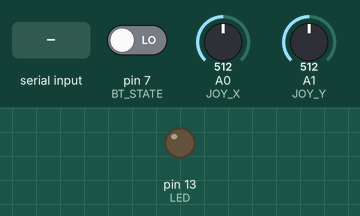
The sketch below on a simulated Arduino Uno, built with avr-gcc and run on an emulated ATmega328P. On the bench: output pins drawn as LEDs (lit = HIGH). The inputs (shaded band) are chosen by the test bench; at power-on: A0 (JOY_X) = 512, pin 7 (BT_STATE) LOW, A1 (JOY_Y) = 512. What the sketch prints to the serial monitor is not drawn.

Above: at 1.2 s.
1.3 s: A0 (JOY_X) set to 716
2.8 s: pin 7 (BT_STATE) driven HIGH
4.3 s: "91" received over Serial
6.8 s: "91" received over the second serial link
9.3 s: "sudo" received over Serial
11.8 s: "sudo" received over the second serial link
Timing chart, 0 to 14.8 s (numbered marks = the images above; inputs shaded):
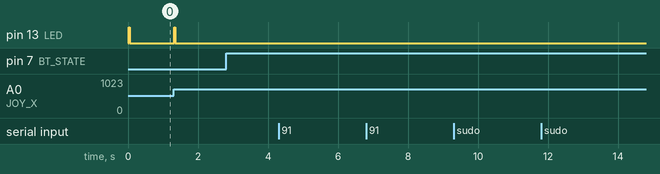

Measured:
- after the input at 1.3 s, pin 13 (LED): LOW → HIGH at once, → LOW 0.03 s later
- after the input at 2.8 s, every drawn part: stays the same
- after the input at 4.3 s, every drawn part: stays the same
- after the input at 6.8 s, every drawn part: stays the same
- after the input at 9.3 s, every drawn part: stays the same
- after the input at 11.8 s, every drawn part: stays the same

The sketch:

Arduino_Sender_v0.1.ino
```cpp
/* INDEX TABLE OF ARRAYS:
 * ----------------------------------------------------------------------------------------------------------------
 * First  | Corresponds | Second value  |
 * value: | to:         | range:        | Other notes:
 * -------|-------------|---------------|--------------------------------------------------------------------------
 *   1    | x-value     | -260 | 260    | Reduce input by 512. Use this in combination with x_steps variable
 *   2    | y-value     | -260 | 260    | Reduce input by 512. Use this for speed (possibly with increments)
 *   3    | TBD         |   |           | 1: forwards, 2: neutral, 3: backwards
 *   4    | TBD         |   |           |
 *   5    | TBD         |   |           |
 *   0    | Stop all    |    0          | Stop all. This will act as an emergency exit code that can be sent to
 *        |             |               | the vehical to stop all programs and shut it down remotely.
 */

/* PIN SETUP:
 * --------------------------------------------------------------------------------------------------------------------------
 *  Pin on    | Corresponds | Pin on  | Corresponds  | Pin on  | Corresponds | Pin on  | Corresponds | Pin on  | Corresponds
 *  Arduino   | to:         | Arduino | to:          | Arduino | to:         | Arduino | to:         | Arduino | to:
 * -----------|-------------|---------|--------------|---------|-------------|---------|-------------|---------|-------------
 *   +5V      | HC-05 VCC   |   A0    | Joystick X   |    2    | TBD         |    6    | TBD         |    10   | TBD
 *   GND      | HC-05 GND   |   A1    | Joystick Y   |    3    | TBD         |    7    | BT state    |    11   | TBD
 *   RX (0)   | HC-05 TXD   |   A2    | TBD          |    4    | TBD         |    8    | Stop btn    |    12   | TBD
 *   TX (1)   | HC-05 RXD   |   A3    | TBD          |    5    | Jystck btn  |    9    | TBD         |    13   | TBD
 */


#include <SoftwareSerial.h>
SoftwareSerial BTSerial(10, 11);


#define JOY_BTN 2
#define JOY_X A0
#define JOY_Y A1
#define BT_STATE 7
// #define STOP_BTN 8
#define LED 13

int joyX;
int joyY;
int prevX = 9;
int prevY = 0;
String received;
String to_transmit;
bool bt_connected;
int y_dir = 1;
int x;
bool sudo = false;
String prev_transmit;
long int joy_still_x;
long int joy_still_y;

void setup() {
  pinMode(JOY_BTN, INPUT);
  pinMode(BT_STATE, INPUT);
  pinMode(LED, OUTPUT);
  // pinMode(STOP_BTN, INPUT);
  Serial.begin(9600);
  BTSerial.begin(9600);
  Serial.println("Initiating...");
}

void loop() {
  if (!sudo) {
    joyX = analogRead(JOY_X);
    joyY = analogRead(JOY_Y);
    // reduce measurements so that the motor turns within the limits of the hardware
    // the multiplying by 100 is done so that I don't have to deal with float to int conversions
    joyX = joyX - 512;
    joyX = floor(joyX / 3.2);
    joyY = joyY - 512;
    joyY =  -1 * joyY;
  }

  if (abs(prevY - joyY) > 40 && !sudo) {
    // check if the y-value of the joystick has been changed significantly
    prevY = joyY;
    if (joyY > 250 && y_dir != 2) {
      y_dir = 2;
    } else if (joyY < -250 && y_dir != 0) {
      y_dir = 0;
    } else if (abs(joyY) <= 250 && y_dir != 1) {
      y_dir = 1;
    }
    joy_still_y = millis();
  }
  if (abs(prevX - joyX) > 40 && !sudo) {
    // check if the x-value of the joystick has been changed significantly
    prevX = joyX;
    x = joyX;
    joy_still_x = millis();
  }
  to_transmit = String(y_dir) + String(x);
  if (to_transmit != prev_transmit && (millis() - joy_still_x) >= 20 && (millis() - joy_still_y) >= 20) {
    // if x and/or y has changed significantly, send intructions to the car
    BTSerial.println(to_transmit);
    // Serial.println("^ " + to_transmit);
    joy_still_x = false;
    joy_still_y = false;
    prev_transmit = to_transmit;
    digitalWrite(LED, HIGH);
    delay(30);
    digitalWrite(LED, LOW);
    delay(20);
  } // send instructions for x and y in one string
  if (Serial.available()) {
    // if user sends input through the serial monitor...
    received = Serial.readString();
    received.trim(); // remove newline characters
    Serial.println("^ " + received);
    if (received == "91" || received == "sudo") {
      // toggle sudo mode
      if (sudo) {
        sudo = false;
        Serial.println("Sudo disabled");
      } else {
        sudo = true;
        Serial.println("Sudo enabled");
      }
    } else {
      // forward Serial input to car
      BTSerial.print(received);
    }
  }
  if (BTSerial.available()) {
    // check if car has responded
    received = BTSerial.readString();
    if (received.substring(0,1) == "x" && !sudo) {
      // confirm receiver has received the correct instructions
      int car_y = received.substring(1,2).toInt();
      int car_x = received.substring(2).toInt();
      Serial.println("x: " + String(x) + ", y: " + String(y_dir));
      if (car_y != y_dir || car_x != x) {
        BTSerial.println(String(y_dir) + String(x));
        Serial.println(String(y_dir) + String(y_dir));
      }
    }
    Serial.print("v " + received);
  }
  if ((digitalRead(BT_STATE) == 1) && !bt_connected) {
    // check bluetooth connected and notify user
    bt_connected = true;
    Serial.println("Bluetooth connected");
  } else if ((digitalRead(BT_STATE) == 0) && bt_connected) {
    bt_connected = false;
    Serial.println("Bluetooth disconnected");
  }
}
```
